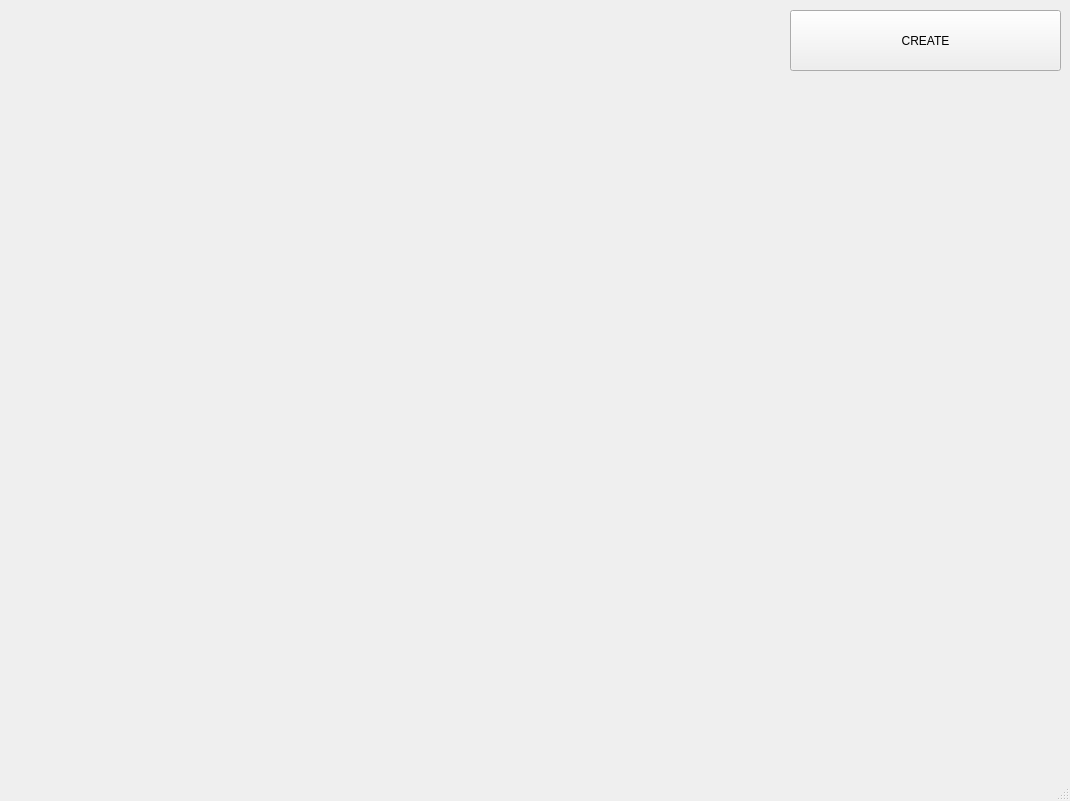
<?xml version="1.0" encoding="UTF-8"?>
<ui version="4.0">
 <class>Viewer</class>
 <widget class="QMainWindow" name="Viewer">
  <property name="geometry">
   <rect>
    <x>0</x>
    <y>0</y>
    <width>1070</width>
    <height>801</height>
   </rect>
  </property>
  <property name="windowTitle">
   <string>Viewer</string>
  </property>
  <widget class="QWidget" name="centralwidget">
   <widget class="QWidget" name="gridLayoutWidget">
    <property name="geometry">
     <rect>
      <x>790</x>
      <y>80</y>
      <width>271</width>
      <height>671</height>
     </rect>
    </property>
    <layout class="QGridLayout" name="gridLayout"/>
   </widget>
   <widget class="QPushButton" name="createFunction">
    <property name="geometry">
     <rect>
      <x>790</x>
      <y>10</y>
      <width>271</width>
      <height>61</height>
     </rect>
    </property>
    <property name="text">
     <string>CREATE</string>
    </property>
   </widget>
   <widget class="QCustomPlot" name="qcp" native="true">
    <property name="geometry">
     <rect>
      <x>0</x>
      <y>10</y>
      <width>781</width>
      <height>741</height>
     </rect>
    </property>
   </widget>
  </widget>
  <widget class="QMenuBar" name="menubar">
   <property name="geometry">
    <rect>
     <x>0</x>
     <y>0</y>
     <width>1070</width>
     <height>25</height>
    </rect>
   </property>
  </widget>
  <widget class="QStatusBar" name="statusbar"/>
 </widget>
 <customwidgets>
  <customwidget>
   <class>QCustomPlot</class>
   <extends>QWidget</extends>
   <header>qcustomplot.h</header>
   <container>1</container>
  </customwidget>
 </customwidgets>
 <resources/>
 <connections/>
</ui>
